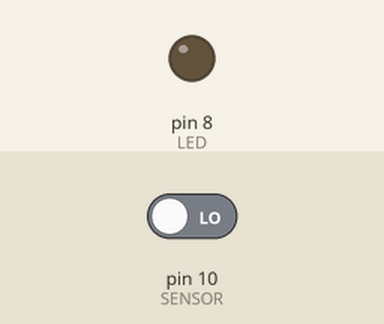
Recording of a sketch running on a simulated Arduino Uno, built with avr-gcc and run on an emulated ATmega328P. Parts: output pins drawn as LEDs (lit = HIGH). The inputs (shaded band) are chosen by the test bench; at power-on: pin 10 (SENSOR) LOW.

Above: at 1.2 s.
1.3 s: pin 10 (SENSOR) driven HIGH
At 1.7 s:
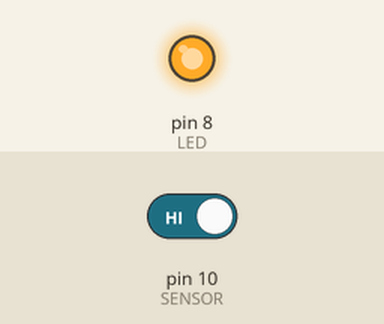
2.8 s: pin 10 (SENSOR) driven LOW
At 4.0 s:
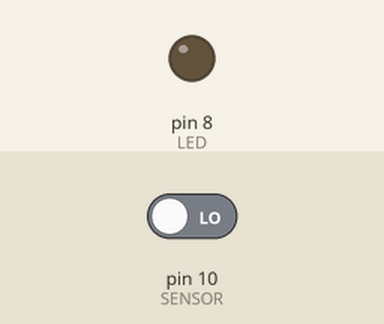
Timing chart, 0 to 5.8 s (numbered marks = the images above; inputs shaded):
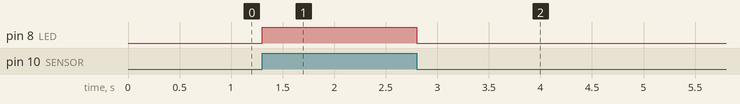

The sketch:

LightSensor.ino
```cpp
#define SENSOR 10// khai báo chân digital 10 cho cảm biến

#define LED 8//kháo báo chân digital 8 cho đèn LED

void setup (){

pinMode(LED,OUTPUT);//pinMode xuất tín hiệu đầu ra cho led

pinMode(SENSOR,INPUT);//pinMode nhận tín hiệu đầu vào cho cảm biê

}

void loop (){

int value = digitalRead(SENSOR);//lưu giá trị cảm biến vào biến value

digitalWrite(LED,value);//xuất giá trị ra đèn LED

}
```

Measured:
- after the input at 1.3 s, pin 8 (LED): LOW → HIGH at once
- after the input at 2.8 s, pin 8 (LED): HIGH → LOW at once
